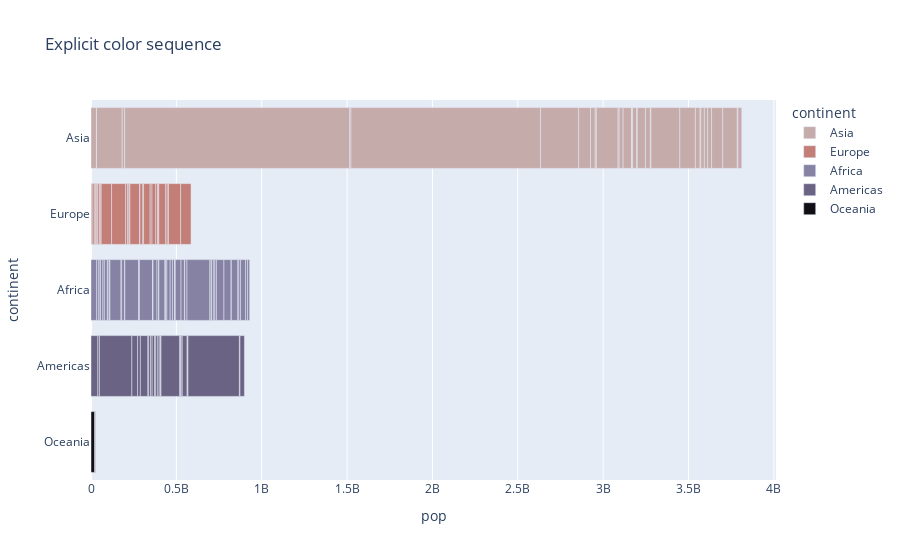

Here is the notebook cell this chart was saved with:
### Markdown cell above
## Use Palette in Plotly

### Code cell
df = px.data.gapminder().query("year == 2007")
fig = px.bar(df, y="continent", x="pop", color="continent", orientation="h", hover_name="country",
             color_discrete_sequence=list_hex, # use the list of hex here
             title="Explicit color sequence"
            )

fig.show()

### Figure 1 — Plotly figure (JSON) as saved in the notebook; plotly's stock layout.template omitted (floating-point values rounded to 4 significant figures)
{"data": [{"alignmentgroup": "True", "hovertemplate": "<b>%{hovertext}</b><br><br>continent=%{y}<br>pop=%{x}<extra></extra>", "hovertext": ["Afghanistan", "Bahrain", "Bangladesh", "Cambodia", "China", "Hong Kong, China", "India", "Indonesia", "Iran", "Iraq", "Israel", "Japan", "Jordan", "Korea, Dem. Rep.", "Korea, Rep.", "Kuwait", "Lebanon", "Malaysia", "Mongolia", "Myanmar", "Nepal", "Oman", "Pakistan", "Philippines", "Saudi Arabia", "Singapore", "Sri Lanka", "Syria", "Taiwan", "Thailand", "Vietnam", "West Bank and Gaza", "Yemen, Rep."], "legendgroup": "Asia", "marker": {"color": "#c6abab", "pattern": {"shape": ""}}, "name": "Asia", "offsetgroup": "Asia", "orientation": "h", "showlegend": true, "textposition": "auto", "type": "bar", "x": [31889923, 708573, 150448339, 14131858, 1318683096, 6980412, 1110396331, 223547000, 69453570, 27499638, 6426679, 127467972, 6053193, 23301725, 49044790, 2505559, 3921278, 24821286, 2874127, 47761980, 28901790, 3204897, 169270617, 91077287, 27601038, 4553009, 20378239, 19314747, 23174294, 65068149, 85262356, 4018332, 22211743], "xaxis": "x", "y": ["Asia", "Asia", "Asia", "Asia", "Asia", "Asia", "Asia", "Asia", "Asia", "Asia", "Asia", "Asia", "Asia", "Asia", "Asia", "Asia", "Asia", "Asia", "Asia", "Asia", "Asia", "Asia", "Asia", "Asia", "Asia", "Asia", "Asia", "Asia", "Asia", "Asia", "Asia", "Asia", "Asia"], "yaxis": "y"}, {"alignmentgroup": "True", "hovertemplate": "<b>%{hovertext}</b><br><br>continent=%{y}<br>pop=%{x}<extra></extra>", "hovertext": ["Albania", "Austria", "Belgium", "Bosnia and Herzegovina", "Bulgaria", "Croatia", "Czech Republic", "Denmark", "Finland", "France", "Germany", "Greece", "Hungary", "Iceland", "Ireland", "Italy", "Montenegro", "Netherlands", "Norway", "Poland", "Portugal", "Romania", "Serbia", "Slovak Republic", "Slovenia", "Spain", "Sweden", "Switzerland", "Turkey", "United Kingdom"], "legendgroup": "Europe", "marker": {"color": "#c27e77", "pattern": {"shape": ""}}, "name": "Europe", "offsetgroup": "Europe", "orientation": "h", "showlegend": true, "textposition": "auto", "type": "bar", "x": [3600523, 8199783, 10392226, 4552198, 7322858, 4493312, 10228744, 5468120, 5238460, 61083916, 82400996, 10706290, 9956108, 301931, 4109086, 58147733, 684736, 16570613, 4627926, 38518241, 10642836, 22276056, 10150265, 5447502, 2009245, 40448191, 9031088, 7554661, 71158647, 60776238], "xaxis": "x", "y": ["Europe", "Europe", "Europe", "Europe", "Europe", "Europe", "Europe", "Europe", "Europe", "Europe", "Europe", "Europe", "Europe", "Europe", "Europe", "Europe", "Europe", "Europe", "Europe", "Europe", "Europe", "Europe", "Europe", "Europe", "Europe", "Europe", "Europe", "Europe", "Europe", "Europe"], "yaxis": "y"}, {"alignmentgroup": "True", "hovertemplate": "<b>%{hovertext}</b><br><br>continent=%{y}<br>pop=%{x}<extra></extra>", "hovertext": ["Algeria", "Angola", "Benin", "Botswana", "Burkina Faso", "Burundi", "Cameroon", "Central African Republic", "Chad", "Comoros", "Congo, Dem. Rep.", "Congo, Rep.", "Cote d'Ivoire", "Djibouti", "Egypt", "Equatorial Guinea", "Eritrea", "Ethiopia", "Gabon", "Gambia", "Ghana", "Guinea", "Guinea-Bissau", "Kenya", "Lesotho", "Liberia", "Libya", "Madagascar", "Malawi", "Mali", "Mauritania", "Mauritius", "Morocco", "Mozambique", "Namibia", "Niger", "Nigeria", "Reunion", "Rwanda", "Sao Tome and Principe", "Senegal", "Sierra Leone", "Somalia", "South Africa", "Sudan", "Swaziland", "Tanzania", "Togo", "Tunisia", "Uganda", "Zambia", "Zimbabwe"], "legendgroup": "Africa", "marker": {"color": "#8682a4", "pattern": {"shape": ""}}, "name": "Africa", "offsetgroup": "Africa", "orientation": "h", "showlegend": true, "textposition": "auto", "type": "bar", "x": [33333216, 12420476, 8078314, 1639131, 14326203, 8390505, 17696293, 4369038, 10238807, 710960, 64606759, 3800610, 18013409, 496374, 80264543, 551201, 4906585, 76511887, 1454867, 1688359, 22873338, 9947814, 1472041, 35610177, 2012649, 3193942, 6036914, 19167654, 13327079, 12031795, 3270065, 1250882, 33757175, 19951656, 2055080, 12894865, 135031164, 798094, 8860588, 199579, 12267493, 6144562, 9118773, 43997828, 42292929, 1133066, 38139640, 5701579, 10276158, 29170398, 11746035, 12311143], "xaxis": "x", "y": ["Africa", "Africa", "Africa", "Africa", "Africa", "Africa", "Africa", "Africa", "Africa", "Africa", "Africa", "Africa", "Africa", "Africa", "Africa", "Africa", "Africa", "Africa", "Africa", "Africa", "Africa", "Africa", "Africa", "Africa", "Africa", "Africa", "Africa", "Africa", "Africa", "Africa", "Africa", "Africa", "Africa", "Africa", "Africa", "Africa", "Africa", "Africa", "Africa", "Africa", "Africa", "Africa", "Africa", "Africa", "Africa", "Africa", "Africa", "Africa", "Africa", "Africa", "Africa", "Africa"], "yaxis": "y"}, {"alignmentgroup": "True", "hovertemplate": "<b>%{hovertext}</b><br><br>continent=%{y}<br>pop=%{x}<extra></extra>", "hovertext": ["Argentina", "Bolivia", "Brazil", "Canada", "Chile", "Colombia", "Costa Rica", "Cuba", "Dominican Republic", "Ecuador", "El Salvador", "Guatemala", "Haiti", "Honduras", "Jamaica", "Mexico", "Nicaragua", "Panama", "Paraguay", "Peru", "Puerto Rico", "Trinidad and Tobago", "United States", "Uruguay", "Venezuela"], "legendgroup": "Americas", "marker": {"color": "#6b6383", "pattern": {"shape": ""}}, "name": "Americas", "offsetgroup": "Americas", "orientation": "h", "showlegend": true, "textposition": "auto", "type": "bar", "x": [40301927, 9119152, 190010647, 33390141, 16284741, 44227550, 4133884, 11416987, 9319622, 13755680, 6939688, 12572928, 8502814, 7483763, 2780132, 108700891, 5675356, 3242173, 6667147, 28674757, 3942491, 1056608, 301139947, 3447496, 26084662], "xaxis": "x", "y": ["Americas", "Americas", "Americas", "Americas", "Americas", "Americas", "Americas", "Americas", "Americas", "Americas", "Americas", "Americas", "Americas", "Americas", "Americas", "Americas", "Americas", "Americas", "Americas", "Americas", "Americas", "Americas", "Americas", "Americas", "Americas"], "yaxis": "y"}, {"alignmentgroup": "True", "hovertemplate": "<b>%{hovertext}</b><br><br>continent=%{y}<br>pop=%{x}<extra></extra>", "hovertext": ["Australia", "New Zealand"], "legendgroup": "Oceania", "marker": {"color": "#110e15", "pattern": {"shape": ""}}, "name": "Oceania", "offsetgroup": "Oceania", "orientation": "h", "showlegend": true, "textposition": "auto", "type": "bar", "x": [20434176, 4115771], "xaxis": "x", "y": ["Oceania", "Oceania"], "yaxis": "y"}], "layout": {"barmode": "relative", "legend": {"title": {"text": "continent"}, "tracegroupgap": 0}, "title": {"text": "Explicit color sequence"}, "xaxis": {"anchor": "y", "domain": [0, 1], "title": {"text": "pop"}}, "yaxis": {"anchor": "x", "categoryarray": ["Oceania", "Americas", "Africa", "Europe", "Asia"], "categoryorder": "array", "domain": [0, 1], "title": {"text": "continent"}}}}
